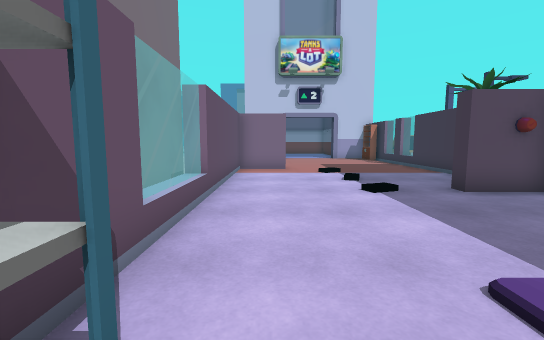
view 1 (above)

17 first-person views from a walk through a 3-D level made in the Unity game engine. The camera is 1.2 m above the floor, tilts 6° down and sees 90° across. Doors are open. The floor is counted in squares, 1 m on a side. Each view is taken from the middle of a square. On the plan, view 1 faces up. The plan holds only what a view shows up to about 13 squares ahead; the rest is blank. The place goes on beyond the plan. The player is left out. Some animated figures are left out.

view 2
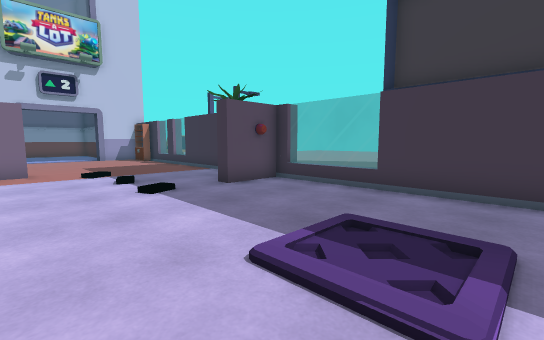

view 3
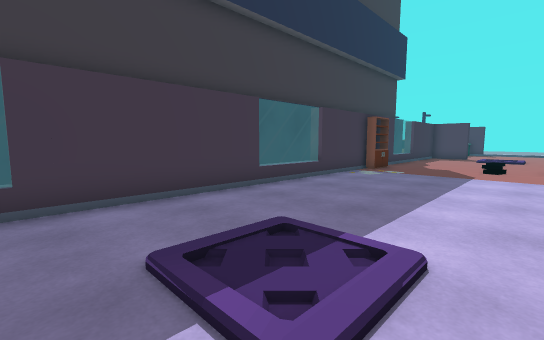

view 4
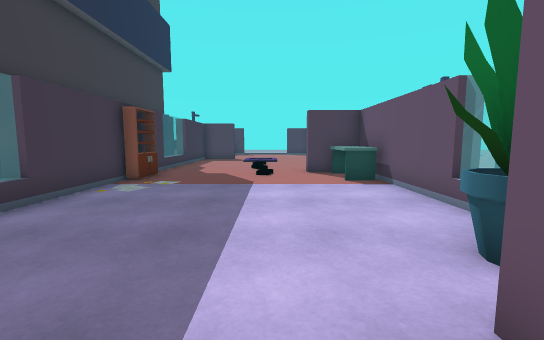

view 5
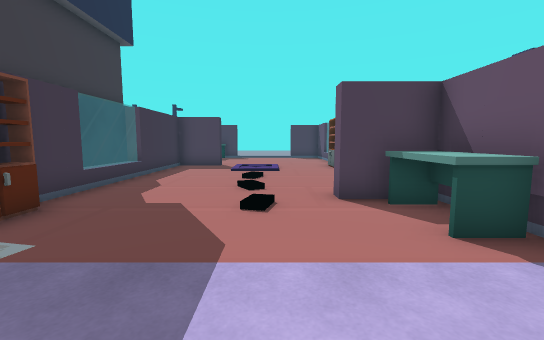

view 6
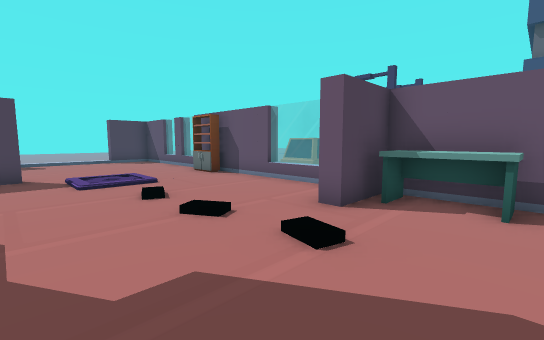

view 7
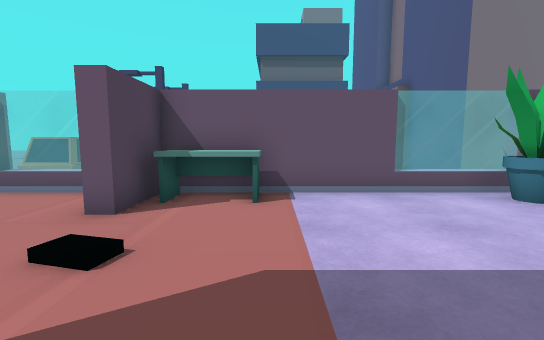

view 8
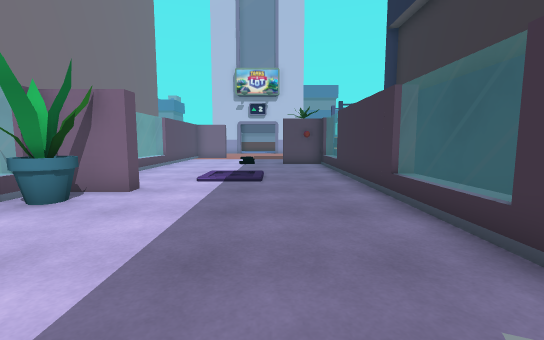

view 9
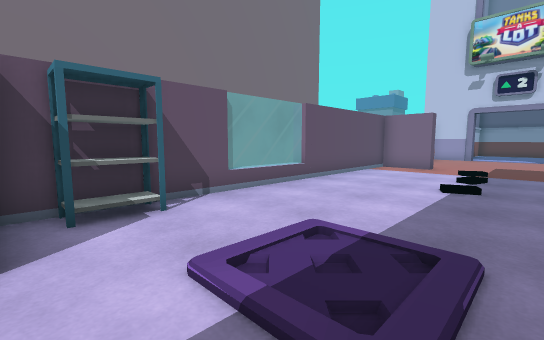

view 10
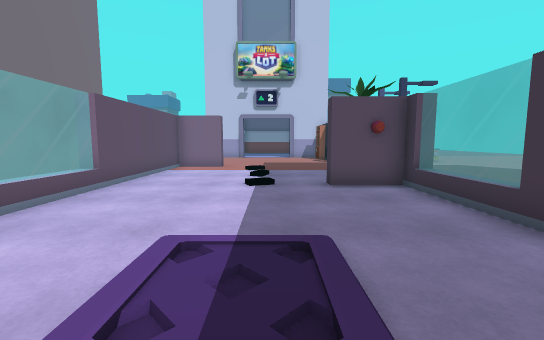

view 11
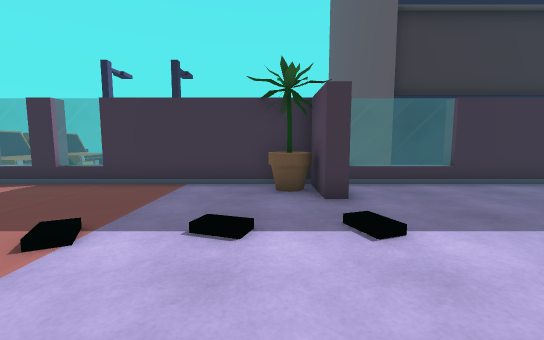

view 12
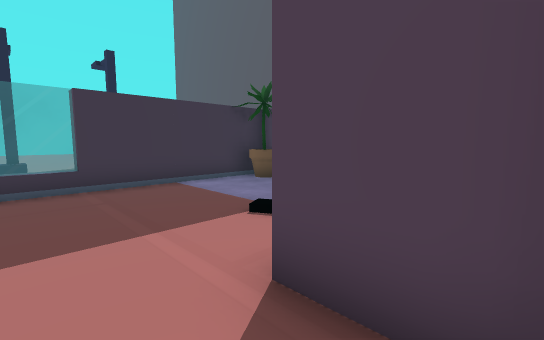

view 13
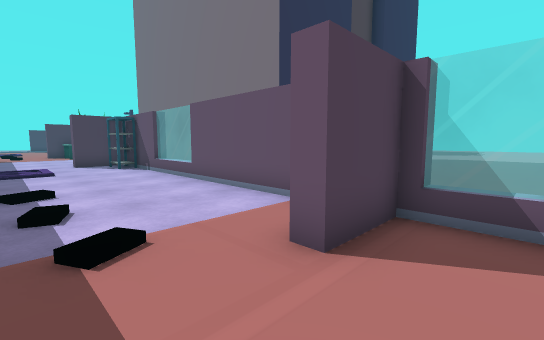

view 14
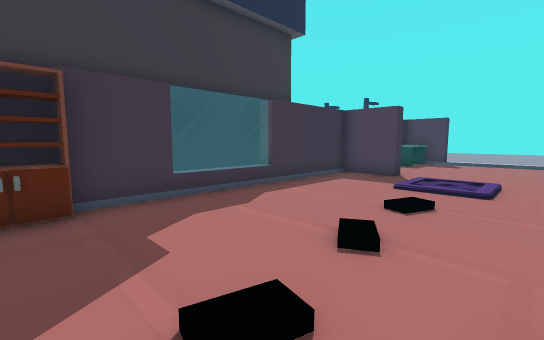

view 15
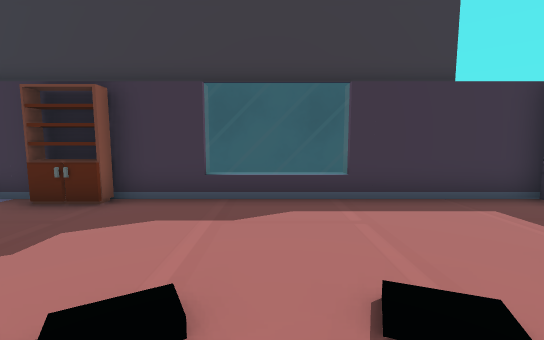

view 16
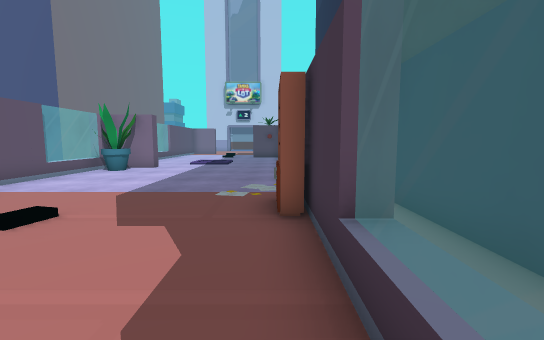

view 17
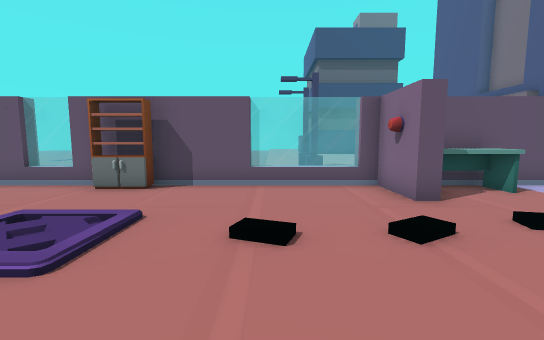

### Floor plan
Points are (right, up) in squares from view 1. A wall is a line through its corners. A room is listed if a view was taken in it or the views show most of it. See-through windows are left out.
Room 1 (views 1, 2, 3, 4, 5, 6, 7, 8, 9, 10, 11, 12, 13, 14, 15, 16, 17)
walls: (-0.5, -1.1) (0.6, -1.1) (0.6, -1.6) (-1.5, -1.6); (-1.4, -2.1) (-2, -2.1); (-1.4, 1) (-0.6, 1) (-0.6, -0.4) (-1.4, -0.4); (-2, -5.1) (-1.4, -5.1) (-1.4, -10.6) (0.6, -10.6) (0.6, -11.1) (-1.4, -11.1); (-2.8, -0.9) (-2.8, -2.6); (-2, 2.9) (-1.4, 2.9) (-1.4, -1.1); (6.6, -9.7) (6.1, -9.7) (6.1, -8.4); (-1.4, -11.6) (-2, -11.6); (-2.8, 8.6) (-2.8, 1.2); (-2, -14.6) (-1.4, -14.6) (-1.4, -18.5); (-1.5, 12.4) (0.6, 12.4) (0.6, 11.9) (-1.4, 11.9) (-1.4, 5.9) (-2, 5.9); (-2, 12.7) (-1.4, 12.7); (-1.2, -17.1) (-0.8, -17.1) (-0.8, -18.5); (6.6, -18.5) (6.6, 6.4) (4.6, 6.4) (4.6, 6.9) (6.6, 6.9) (6.6, 14.5)
objects: other object (-1, -10) to (0, -8); other object (-1, -3) to (0, -2); other object (5, 8) to (6, 8)

Where each view was taken, in squares from view 1:
view 1: 0 up, 0 right, facing up
view 2: 0 up, 0 right, facing up-right
view 3: 3 up, 1 right, facing down-right
view 4: 0 up, 2 right, facing down
view 5: 5 down, 2 right, facing down
view 6: 8 down, 5 right, facing down-left
view 7: 8 down, 5 right, facing left
view 8: 8 down, 4 right, facing up
view 9: 1 down, 4 right, facing up-left
view 10: 1 down, 3 right, facing up
view 11: 8 up, 1 left, facing right
view 12: 14 up, 1 left, facing down-right
view 13: 14 up, 3 right, facing down-left
view 14: 9 down, 1 right, facing down-right
view 15: 13 down, 1 right, facing right
view 16: 14 down, 6 right, facing up
view 17: 14 down, 6 right, facing left
